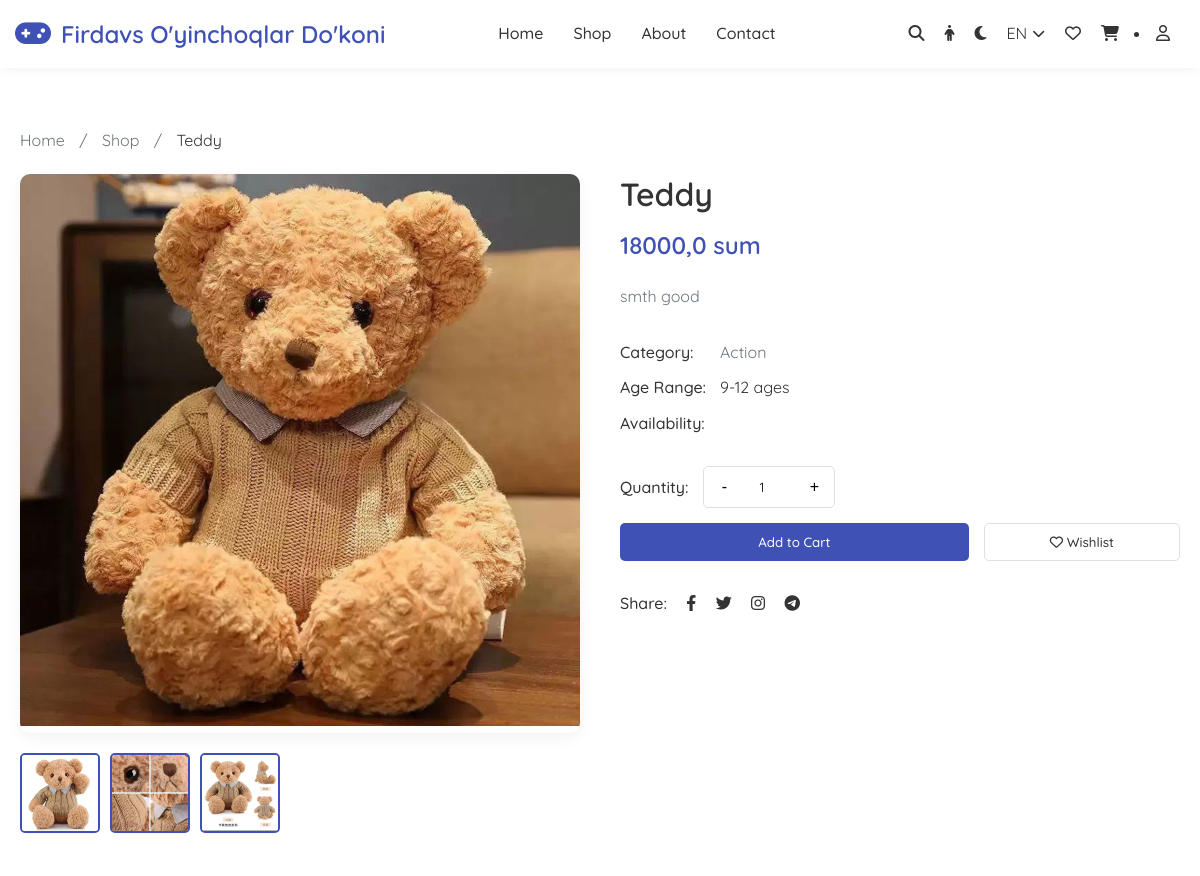
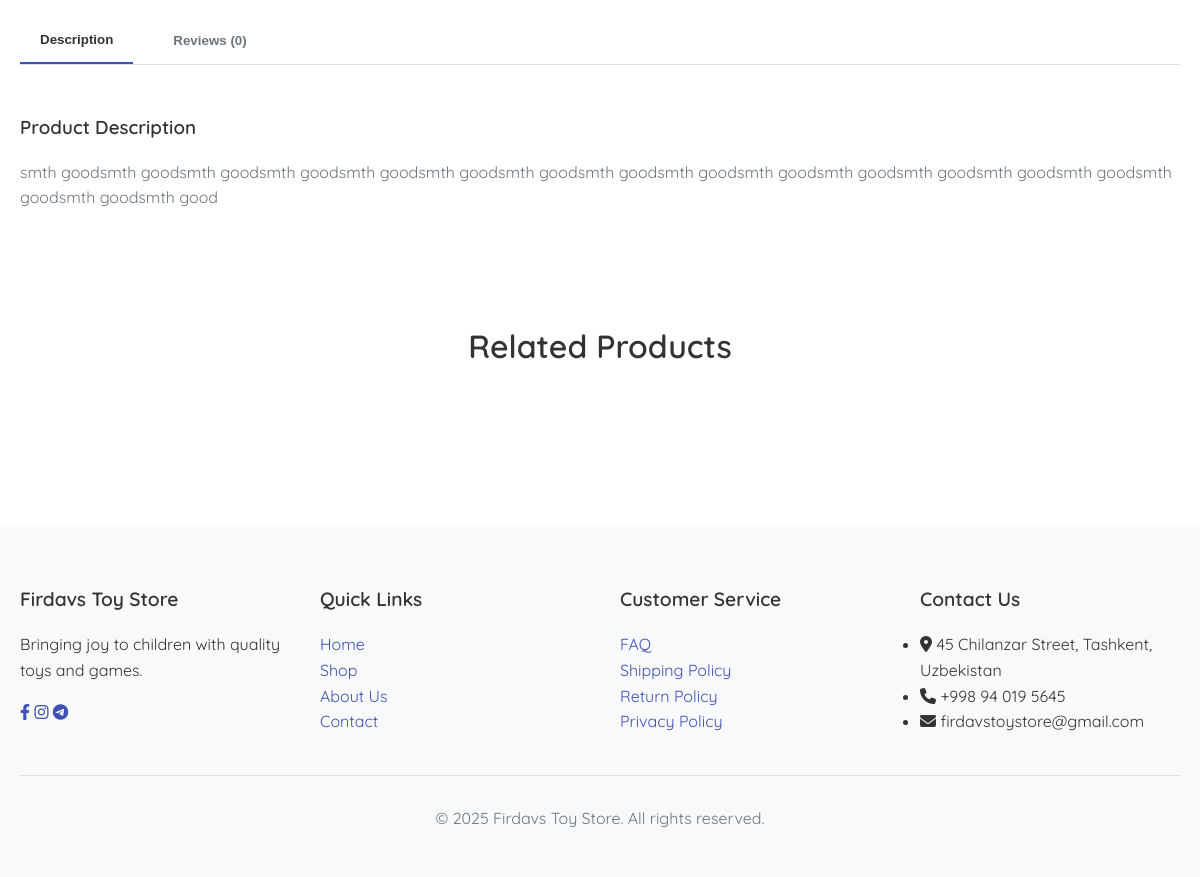
Screenshot of /uz/products/product/1/ (signed in) with the database file from the repository (2 pictures, top to bottom).
### products/models.py (models this page shows, shortened)
class ProductModel(models.Model):
    name = models.CharField(max_length=255, verbose_name=_("name"))
    price = models.IntegerField(default=0, verbose_name=_("price"))
    discount = models.IntegerField(default=0, verbose_name=_("discount"))
    category = models.ForeignKey(CategoryModel, on_delete=models.CASCADE, related_name='products',
                                 verbose_name=_("category"))
    color = models.ManyToManyField(ColorModel, related_name='products', verbose_name=_("color"))
    short_description = models.TextField(verbose_name=_("short_description"))
    long_description = models.TextField(verbose_name=_("long_description"))
    image = models.ImageField(upload_to='products/', verbose_name=_("image"))
    is_available = models.BooleanField(default=True, verbose_name=_("is_available"))
    agerange = models.ManyToManyField(AgeModel, related_name='products', verbose_name=("age_range"))
    wishlist = models.ManyToManyField(
        User,
        related_name='wishlist',
        verbose_name=_("wishlist"),
        null=True,
        blank=True,
    )
    cart = models.ManyToManyField(
        User,
        related_name='cart',
        verbose_name=_("cart"),
         null=True,
        blank=True,
    )
    created_at = models.DateTimeField(auto_now_add=True, verbose_name=_("created_at"))
    class Meta:
        verbose_name = _('Product')
        verbose_name_plural = _('Products')
    def get_price(self):
        if self.discount:
            return self.price - (self.price * self.discount / 100)
        return self.price

class ProductImageModel(models.Model):
    product = models.ForeignKey(
        ProductModel, on_delete=models.CASCADE, related_name='images', verbose_name=_("product")
    )
    image = models.ImageField(upload_to='products/', verbose_name=_("image"))
    class Meta:
        verbose_name = _("Product Image")
        verbose_name_plural = _("Product Images")

class CategoryModel(models.Model):
    name = models.CharField(max_length=255, verbose_name=_("name"))
    def __str__(self):
        return self.name
    class Meta:
        verbose_name = _("Category")
        verbose_name_plural = _("Categories")

class AgeModel(models.Model):
    name = models.CharField(max_length=255, verbose_name=("name"))
    class Meta:
        verbose_name = ("Age")
        verbose_name_plural = ("Ages")

### products/views.py (the view, shortened to what this page needs)
# urls.py: path('product/<int:pk>/', ProductDetailView.as_view(), name='product'),
class ProductDetailView(DetailView):
    model = ProductModel
    template_name = 'product.html'
    context_object_name = 'product'
    def get_context_data(self, **kwargs):
        context = super().get_context_data(**kwargs)
        context['related'] = self.object.category.products.exclude(pk=self.object.pk)[:4]
        context['comment_form'] = CommentForm()
        return context

### products/forms.py
class CommentForm(forms.ModelForm):
    class Meta:
        model = CommentModel
        fields = ['name', 'comment']

### templates/product.html (shortened to what this page needs)
{% extends 'layouts/base.html' %} {% load static %}  {% block content %}
<section class="section">
  <div class="container">
    <div class="breadcrumbs" style="margin-bottom: 20px">
      <a
        href="{% url 'products:home' %}"
        style="text-decoration: none; color: var(--text-light)"
        >Home</a
      >
      <span style="margin: 0 10px; color: var(--text-light)">/</span>
      <a
        href="{% url 'products:shop' %}"
        style="text-decoration: none; color: var(--text-light)"
        >Shop</a
      >
      <span style="margin: 0 10px; color: var(--text-light)">/</span>
      <span>{{ product.name }}</span>
    </div>
    <div
      class="product-details"
      style="display: grid; grid-template-columns: 1fr 1fr; gap: 40px"
    >
      <div class="product-images">
        <div
          class="main-image"
          style="
            margin-bottom: 20px;
            border-radius: 10px;
            overflow: hidden;
            box-shadow: 0 5px 15px var(--shadow-color);
          "
        >
          <img
            src="{{ product.image.url }}"
            alt="{{ product.name }}"
            style="width: 100%; height: auto"
          />
        </div>
        <div class="image-thumbnails" style="display: flex; gap: 10px">
          {% for image in product.images.all %}
          <div
            style="
              width: 80px;
              height: 80px;
              border-radius: 5px;
              overflow: hidden;
              cursor: pointer;
              border: 2px solid var(--primary-color);
            "
          >
            <img
              src="{{ image.image.url }}"
              alt="{{ product.name }}"
              style="width: 100%; height: 100%; object-fit: cover"
            />
          </div>
          {% endfor %}
        </div>
      </div>
      <div class="product-info">
        <h1 style="font-size: 2rem; margin-bottom: 10px">{{ product.name }}</h1>
        <div
          class="product-price"
          style="
            font-size: 1.5rem;
            font-weight: 600;
            color: var(--primary-color);
            margin-bottom: 20px;
          "
        >
          {% if product.get_price %}
          {{ product.get_price }} sum
          {% else %}
          {{ product.price }} sum
          {% endif %}
        </div>
        <div
          class="product-description"
          style="margin-bottom: 30px; color: var(--text-light)"
        >
          <p>{{ product.short_description }}</p>
        </div>
        <div class="product-meta" style="margin-bottom: 30px">
          <div style="display: flex; margin-bottom: 10px">
            <span style="width: 100px; font-weight: 500">Category:</span>
            <span style="color: var(--text-light)">{{product.category}}</span>
          </div>
          <div style="display: flex; margin-bottom: 10px">
            <span style="width: 100px; font-weight: 500">Age Range:</span>
              {% for age in product.agerange.all %}
              {{ age.name }} ages
              {% endfor %}</span
          </div>
          <div style="display: flex; margin-bottom: 10px">
            <span style="width: 100px; font-weight: 500">Availability:</span>
          </div>
        </div>
        <div
          class="product-actions"
          style="display: flex; flex-direction: column; gap: 15px"
        >
          <div
            class="quantity-selector"
            style="display: flex; align-items: center"
          >
            <span style="margin-right: 15px; font-weight: 500">Quantity:</span>
            <div
              style="
                display: flex;
                align-items: center;
                border: 1px solid var(--border-color);
                border-radius: 5px;
                overflow: hidden;
              "
            >
              <button
                style="
                  width: 40px;
                  height: 40px;
                  background: none;
                  border: none;
                  cursor: pointer;
                  font-size: 1rem;
                "
              >
                -
              </button>
              <input
                type="number"
                value="1"
                min="1"
                style="
                  width: 50px;
                  height: 40px;
                  border: none;
                  text-align: center;
                  font-family: 'Quicksand', sans-serif;
                "
              />
              <button
                style="
                  width: 40px;
                  height: 40px;
                  background: none;
                  border: none;
                  cursor: pointer;
                  font-size: 1rem;
                "
              >
                +
              </button>
            </div>
          </div>
          <div style="display: flex; gap: 15px">
            <button class="btn btn-primary" style="flex: 2">Add to Cart</button>
            <button class="btn btn-outline" style="flex: 1">
              <i class="far fa-heart"></i> Wishlist
            </button>
          </div>
        </div>
        <div class="product-share" style="margin-top: 30px">
          <span style="font-weight: 500; margin-right: 15px">Share:</span>
          <a
            href="#"
            style="
              color: var(--text-color);
              margin-right: 15px;
              text-decoration: none;
            "
          >
            <i class="fab fa-facebook-f"></i>
          </a>
          <a
            href="#"
            style="
              color: var(--text-color);
              margin-right: 15px;
              text-decoration: none;
            "
          >
            <i class="fab fa-twitter"></i>
          </a>
          <a
            href="#"
            style="
              color: var(--text-color);
              margin-right: 15px;
              text-decoration: none;
            "
          >
            <i class="fab fa-instagram"></i>
          </a>
          <a href="#" style="color: var(--text-color); text-decoration: none">
            <i class="fab fa-telegram"></i>
          </a>
        </div>
      </div>
    </div>
    <div class="product-tabs" style="margin-top: 60px">
      <div
        class="tabs-header"
        style="
          display: flex;
          border-bottom: 1px solid var(--border-color);
          margin-bottom: 30px;
        "
      >
        <button
          class="tab-btn active"
          style="
            padding: 15px 20px;
            background: none;
            border: none;
            border-bottom: 2px solid var(--primary-color);
            font-weight: 600;
            cursor: pointer;
            margin-right: 20px;
          "
        >
          Description
        </button>
        <button
          class="tab-btn"
          style="
            padding: 15px 20px;
            background: none;
            border: none;
            color: var(--text-light);
            cursor: pointer;
          "
        >
          Reviews ({{ product.comments.count }})
        </button>
      </div>
      <div class="tab-content">
        <div class="tab-pane active">
          <h3 style="margin-bottom: 20px">Product Description</h3>
          <p style="margin-bottom: 15px; color: var(--text-light)">
            {{ product.long_description }}
          </p>
        </div>
      </div>
    </div>
    <section class="section">
      <div class="container">
        <h2 class="section-title">Related Products</h2>
      </div>
    </section>
  </div>
</section>
{% endblock %}

### static/css/styles.css (style rules this page uses)
:root { --transition-speed: 0.3s; --primary-color: #3f51b5; --secondary-color: #64b5f6; --accent-color: #ffb74d; --background-color: #ffffff; --card-background: #f8f9fa; --text-color: #333333; --text-light: #6c757d; --border-color: #e0e0e0; --shadow-color: rgba(0, 0, 0, 0.05); }
* { margin: 0; padding: 0; box-sizing: border-box; }
body { font-family: "Quicksand", sans-serif; color: var(--text-color); background-color: var(--background-color); line-height: 1.6; transition: background-color var(--transition-speed), color var(--transition-speed); }
.container { width: 100%; max-width: 1200px; margin: 0 auto; padding: 0 20px; }
h1, h2, h3, h4, h5, h6 { font-weight: 600; line-height: 1.3; margin-bottom: 1rem; }
p { margin-bottom: 1rem; }
a { color: var(--primary-color); text-decoration: none; transition: color var(--transition-speed); }
.btn { display: inline-block; padding: 10px 20px; border-radius: 5px; font-weight: 500; text-align: center; cursor: pointer; transition: all var(--transition-speed); border: none; font-family: "Quicksand", sans-serif; }
.btn-primary { background-color: var(--primary-color); color: white; }
.btn-outline { background-color: transparent; border: 1px solid var(--border-color); color: var(--text-color); }
.section { padding: 60px 0; }
.section-title { text-align: center; margin-bottom: 40px; font-size: 2rem; color: var(--text-color); }
.product-details { display: grid; grid-template-columns: 1fr 1fr; gap: 40px; }
.product-images { display: flex; flex-direction: column; }
.main-image { margin-bottom: 20px; border-radius: 10px; overflow: hidden; box-shadow: 0 5px 15px var(--shadow-color); }
.image-thumbnails { display: flex; gap: 10px; }
.product-price { font-size: 1.5rem; font-weight: 600; color: var(--primary-color); margin-bottom: 20px; }
.product-description { margin-bottom: 30px; color: var(--text-light); }
.product-meta { margin-bottom: 30px; }
.product-actions { display: flex; flex-direction: column; gap: 15px; }
.quantity-selector { display: flex; align-items: center; }
.product-tabs { margin-top: 60px; }
.tabs-header { display: flex; border-bottom: 1px solid var(--border-color); margin-bottom: 30px; }
.tab-btn { padding: 15px 20px; background: none; border: none; border-bottom: 2px solid transparent; font-weight: 600; cursor: pointer; margin-right: 20px; color: var(--text-light); transition: all var(--transition-speed); }
.tab-btn.active { border-bottom-color: var(--primary-color); color: var(--text-color); }
.tab-content { padding: 20px 0; }
.tab-pane { display: none; }
.tab-pane.active { display: block; }

### rows the page displays
ProductModel: name "Teddy", image (picture), get_price "18000,0", short_description "smth good", category "Action", comments.count "0", long_description "smth goodsmth goodsmth goodsmth goodsmth goodsmth goodsmth goodsmth goodsmth goodsmth goodsmth goodsmth goodsmth goodsmth goodsmth goodsmth goodsmth good"
ProductImageModel: image (picture)
ProductImageModel: image (picture)
ProductImageModel: image (picture)
AgeModel: name "9-12"
